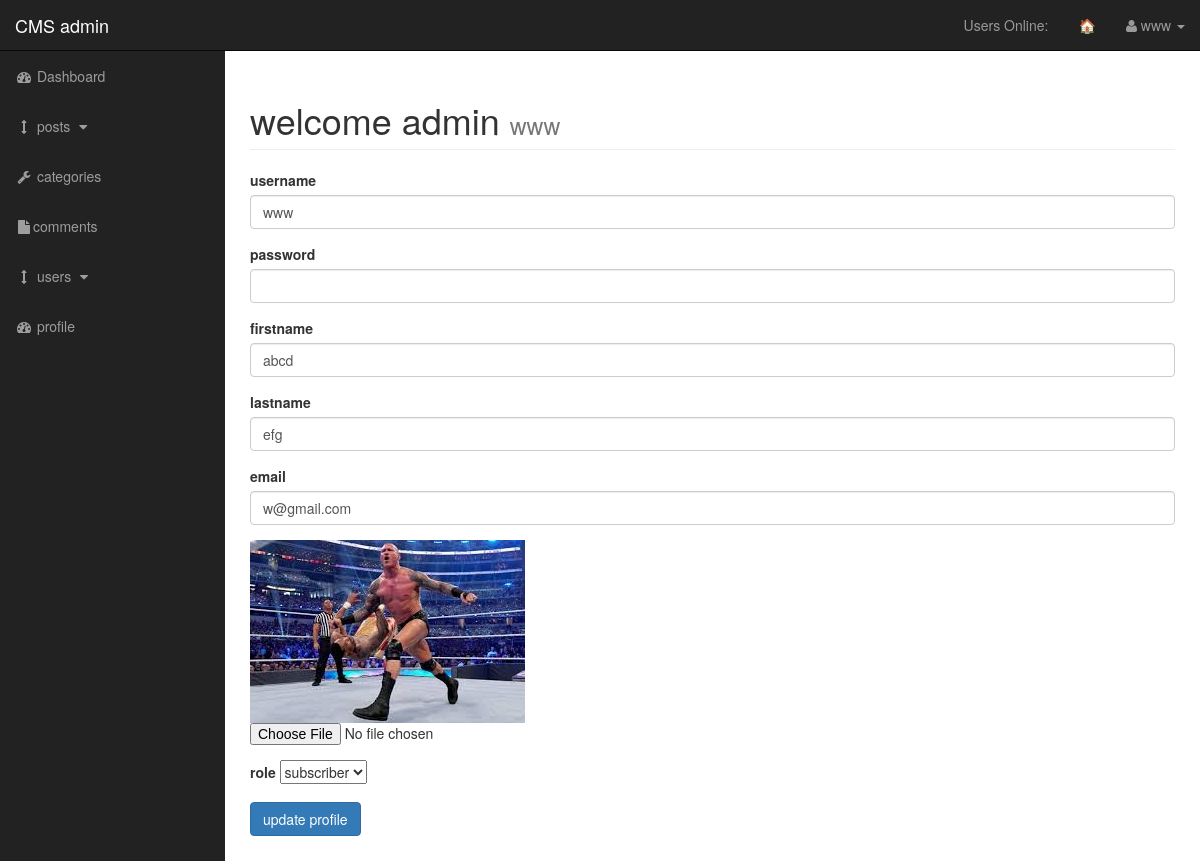
The app's page /admin/profile.php (signed in) with its own data.
### tables this page shows
CREATE TABLE `users` (
  `user_id` int(3) NOT NULL,
  `user_name` varchar(255) NOT NULL,
  `user_password` varchar(255) NOT NULL,
  `user_firstname` varchar(255) NOT NULL,
  `user_lastname` varchar(255) NOT NULL,
  `user_email` varchar(255) NOT NULL,
  `user_image` text NOT NULL,
  `user_role` varchar(255) NOT NULL,
  `randSalt` varchar(255) NOT NULL DEFAULT '$2y$10$iusesomecrazystrings22'
);

### admin/profile.php (the view, shortened to what this page needs)
<?php include "./includes/admin_header.php"; ?>
<div id="wrapper">
    <?php include "./includes/admin_navigation.php"; ?>
    <div id="page-wrapper">
        <div class="container-fluid">
            <div class="row">
                <div class="col-lg-12">
                    <h1 class="page-header">
                        welcome admin
                        <?php
                       $user = $_SESSION['username'];
                        if (isset($_SESSION['username'])) {
                            echo "<small>$user</small>";
                        }
                        ?>
                    </h1>
<form action="" method="post" enctype="multipart/form-data">
<?php
 $query = "SELECT * FROM users WHERE user_name = '$user'";
 $res = mysqli_query($conn,$query);
 $check = mysqli_num_rows($res);
 if(!$check){
  return include "./includes/logout.php";
 }else{
     while($row = mysqli_fetch_assoc($res)){
        $username = $row['user_name'];
        $fname = $row['user_firstname'];
        $lname = $row['user_lastname'];
        $email = $row['user_email'];
        $image = $row['user_image'];
        $role = $row['user_role'];
     }
     ?>
    <div class="form-group">
        <label for="username">username</label>
        <input value="<?php echo $username;?>" type="text" class="form-control" name="username" />
    </div>
    <div class="form-group">
        <label for="password">password</label>
        <input  type="password" class="form-control" name="password" />
    </div>
    <div class="form-group">
        <label for="firstname">firstname</label>
        <input value="<?php echo $fname;?>" type="text" class="form-control" name="firstname" />
    </div>
    <div class="form-group">
        <label for="lastname">lastname</label>
        <input value="<?php echo $lname;?>" type="text" class="form-control" name="lastname" />
    </div>
    <div class="form-group">
        <label for="email">email</label>
        <input value="<?php echo $email;?>" type="text" class="form-control" name="email" />
    </div>
    <div class="form-group">
        <img src="../images/<?php echo $image; ?>"/>
        <input type="file"  name="img" />
    </div>
    <div class="form-group">
        <label for="role">role</label>
        <select name="role" id="">
       <option value='subscriber'><?php echo $role; ?></option>
    </select>
    </div>
    <div class="form-group">
        <input class="btn btn-primary" type="submit" name="update_profile" value="update profile">
    </div>
    </form>
                    </div>
                </div>
            </div>
        </div>
    </div>
   <?php } ?>
<?php include "./includes/admin_footer.php"; ?>

### admin/css/sb-admin.css (style rules this page uses)
body { margin-top: 100px; background-color: #222; }
@media (min-width:768px) { body { margin-top: 50px; } }
#wrapper { padding-left: 0; }
#page-wrapper { width: 100%; padding: 0; background-color: #fff; }
@media (min-width:768px) { #wrapper { padding-left: 225px; } }
@media (min-width:768px) { #page-wrapper { padding: 10px; } }

### records on screen
users: username "www", firstname "abcd", lastname "efg", email "w@gmail.com", user_image (picture), role "subscriber"

### other values on screen
$_SESSION['username'] "www"
$user "www"
